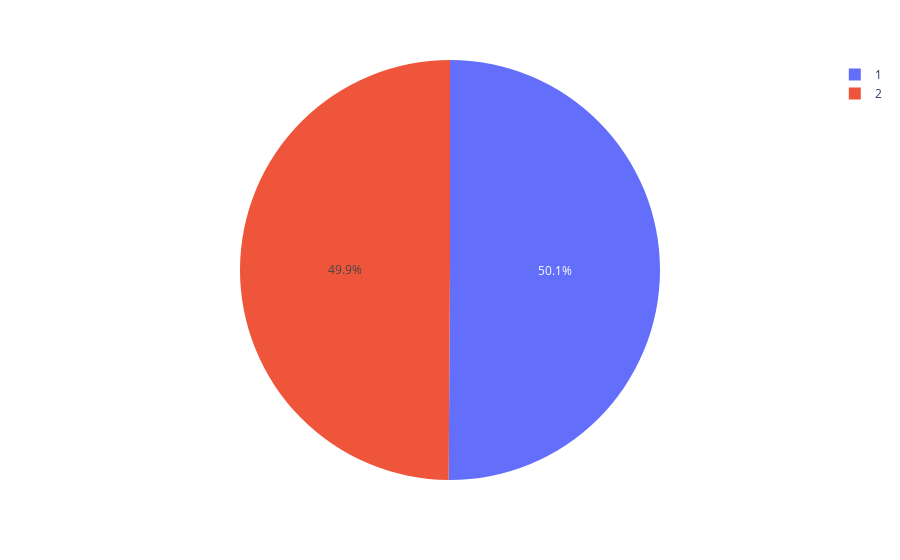

The cell this chart's notebook holds for it:
### Code cell
px.pie(df, 'PEER_PRESSURE')

### Figure 1 — Plotly figure (JSON) as saved in the notebook; plotly's stock layout.template omitted (floating-point values rounded to 4 significant figures; data arrays with more than 128 entries replaced by an {"elided": "..."} marker saying what was removed)
{"data": [{"domain": {"x": [0, 1], "y": [0, 1]}, "hovertemplate": "PEER_PRESSURE=%{label}<extra></extra>", "labels": {"elided": "3000 int values"}, "legendgroup": "", "name": "", "showlegend": true, "type": "pie"}], "layout": {"legend": {"tracegroupgap": 0}, "margin": {"t": 60}}}
